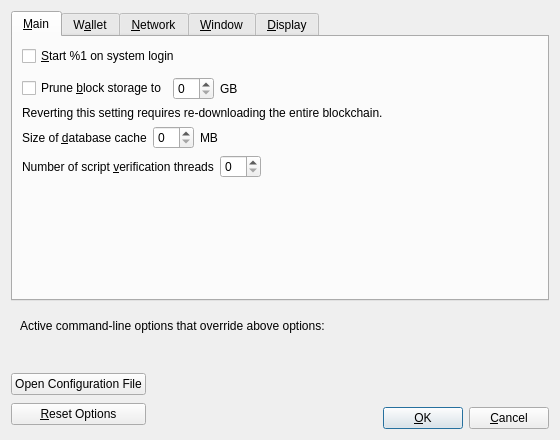
<?xml version="1.0" encoding="UTF-8"?>
<ui version="4.0">
 <class>OptionsDialog</class>
 <widget class="QDialog" name="OptionsDialog">
  <property name="geometry">
   <rect>
    <x>0</x>
    <y>0</y>
    <width>560</width>
    <height>440</height>
   </rect>
  </property>
  <property name="windowTitle">
   <string>Options</string>
  </property>
  <property name="modal">
   <bool>true</bool>
  </property>
  <layout class="QVBoxLayout" name="verticalLayout">
   <item>
    <widget class="QTabWidget" name="tabWidget">
     <property name="currentIndex">
      <number>0</number>
     </property>
     <widget class="QWidget" name="tabMain">
      <attribute name="title">
       <string>&amp;Main</string>
      </attribute>
      <layout class="QVBoxLayout" name="verticalLayout_Main">
       <item>
        <widget class="QCheckBox" name="bitcoinAtStartup">
         <property name="toolTip">
          <string>Automatically start %1 after logging in to the system.</string>
         </property>
         <property name="text">
          <string>&amp;Start %1 on system login</string>
         </property>
        </widget>
       </item>
       <item>
        <spacer name="horizontalSpacer_0_Main">
         <property name="orientation">
          <enum>Qt::Horizontal</enum>
         </property>
         <property name="sizeHint" stdset="0">
          <size>
           <width>40</width>
           <height>5</height>
          </size>
         </property>
        </spacer>
       </item>
       <item>
       <layout class="QHBoxLayout" name="horizontalLayout_Main_Prune">
        <item>
         <widget class="QCheckBox" name="prune">
          <property name="toolTip">
           <string>Disables some advanced features but all blocks will still be fully validated. Reverting this setting requires re-downloading the entire blockchain. Actual disk usage may be somewhat higher.</string>
          </property>
          <property name="text">
           <string>Prune &amp;block storage to</string>
          </property>
         </widget>
        </item>
        <item>
         <widget class="QSpinBox" name="pruneSize"/>
        </item>
         <item>
          <widget class="QLabel" name="pruneSizeUnitLabel">
           <property name="text">
            <string>GB</string>
           </property>
           <property name="textFormat">
            <enum>Qt::PlainText</enum>
           </property>
          </widget>
         </item>
         <item>
          <spacer name="horizontalSpacer_Main_Prune">
           <property name="orientation">
            <enum>Qt::Horizontal</enum>
           </property>
           <property name="sizeHint" stdset="0">
            <size>
             <width>40</width>
             <height>20</height>
            </size>
           </property>
          </spacer>
         </item>
        </layout>
       </item>
       <item>
        <widget class="QLabel" name="pruneWarning">
         <property name="text">
          <string>Reverting this setting requires re-downloading the entire blockchain.</string>
         </property>
         <property name="textFormat">
          <enum>Qt::PlainText</enum>
         </property>
        </widget>
       </item>
       <item>
        <layout class="QHBoxLayout" name="horizontalLayout_2_Main">
         <item>
          <widget class="QLabel" name="databaseCacheLabel">
           <property name="text">
            <string>Size of &amp;database cache</string>
           </property>
           <property name="textFormat">
            <enum>Qt::PlainText</enum>
           </property>
           <property name="buddy">
            <cstring>databaseCache</cstring>
           </property>
          </widget>
         </item>
         <item>
          <widget class="QSpinBox" name="databaseCache"/>
         </item>
         <item>
          <widget class="QLabel" name="databaseCacheUnitLabel">
           <property name="text">
            <string>MB</string>
           </property>
           <property name="textFormat">
            <enum>Qt::PlainText</enum>
           </property>
          </widget>
         </item>
         <item>
          <spacer name="horizontalSpacer_2_Main">
           <property name="orientation">
            <enum>Qt::Horizontal</enum>
           </property>
           <property name="sizeHint" stdset="0">
            <size>
             <width>40</width>
             <height>20</height>
            </size>
           </property>
          </spacer>
         </item>
        </layout>
       </item>
       <item>
        <layout class="QHBoxLayout" name="horizontalLayout_Main_VerifyLabel">
         <item>
          <widget class="QLabel" name="threadsScriptVerifLabel">
           <property name="text">
            <string>Number of script &amp;verification threads</string>
           </property>
           <property name="textFormat">
            <enum>Qt::PlainText</enum>
           </property>
           <property name="buddy">
            <cstring>threadsScriptVerif</cstring>
           </property>
          </widget>
         </item>
         <item>
          <widget class="QSpinBox" name="threadsScriptVerif">
           <property name="toolTip">
            <string>(0 = auto, &lt;0 = leave that many cores free)</string>
           </property>
          </widget>
         </item>
         <item>
          <spacer name="horizontalSpacer_Main_Threads">
           <property name="orientation">
            <enum>Qt::Horizontal</enum>
           </property>
           <property name="sizeHint" stdset="0">
            <size>
             <width>40</width>
             <height>20</height>
            </size>
           </property>
          </spacer>
         </item>
        </layout>
       </item>
       <item>
        <spacer name="verticalSpacer_Main">
         <property name="orientation">
          <enum>Qt::Vertical</enum>
         </property>
         <property name="sizeHint" stdset="0">
          <size>
           <width>20</width>
           <height>40</height>
          </size>
         </property>
        </spacer>
       </item>
      </layout>
     </widget>
     <widget class="QWidget" name="tabWallet">
      <attribute name="title">
       <string>W&amp;allet</string>
      </attribute>
      <layout class="QVBoxLayout" name="verticalLayout_Wallet">
       <item>
        <widget class="QGroupBox" name="groupBox">
         <property name="title">
          <string>Expert</string>
         </property>
         <layout class="QVBoxLayout" name="verticalLayout_2">
          <item>
           <widget class="QCheckBox" name="coinControlFeatures">
            <property name="toolTip">
             <string>Whether to show coin control features or not.</string>
            </property>
            <property name="text">
             <string>Enable coin &amp;control features</string>
            </property>
           </widget>
          </item>
          <item>
           <widget class="QCheckBox" name="spendZeroConfChange">
            <property name="toolTip">
             <string>If you disable the spending of unconfirmed change, the change from a transaction cannot be used until that transaction has at least one confirmation. This also affects how your balance is computed.</string>
            </property>
            <property name="text">
             <string>&amp;Spend unconfirmed change</string>
            </property>
           </widget>
          </item>
          <item>
           <widget class="QCheckBox" name="allowLegacyP2PKH">
            <property name="toolTip">
             <string>Legacy P2PKH addresses are discouraged since their use can result in lost coins. Do not enable this option unless you understand clearly what you are doing.</string>
            </property>
            <property name="text">
             <string>&amp;Allow legacy P2PKH addresses</string>
            </property>
           </widget>
          </item>
         </layout>
        </widget>
       </item>
       <item>
        <spacer name="verticalSpacer_Wallet">
         <property name="orientation">
          <enum>Qt::Vertical</enum>
         </property>
         <property name="sizeHint" stdset="0">
          <size>
           <width>20</width>
           <height>40</height>
          </size>
         </property>
        </spacer>
       </item>
      </layout>
     </widget>
     <widget class="QWidget" name="tabNetwork">
      <attribute name="title">
       <string>&amp;Network</string>
      </attribute>
      <layout class="QVBoxLayout" name="verticalLayout_Network">
       <item>
        <widget class="QCheckBox" name="mapPortUpnp">
         <property name="toolTip">
          <string>Automatically open the DeVault client port on the router. This only works when your router supports UPnP and it is enabled.</string>
         </property>
         <property name="text">
          <string>Map port using &amp;UPnP</string>
         </property>
        </widget>
       </item>
       <item>
        <widget class="QCheckBox" name="mapPortNatpmp">
         <property name="toolTip">
          <string>Automatically open the DeVault client port on the router. This only works when your router supports NAT-PMP and it is enabled. The external port could be random.</string>
         </property>
         <property name="text">
          <string>Map port using NA&amp;T-PMP</string>
         </property>
        </widget>
       </item>
       <item>
        <widget class="QCheckBox" name="allowIncoming">
         <property name="toolTip">
          <string>Accept connections from outside.</string>
         </property>
         <property name="text">
          <string>Allow incomin&amp;g connections</string>
         </property>
        </widget>
       </item>
       <item>
        <widget class="QCheckBox" name="connectSocks">
         <property name="toolTip">
          <string>Connect to the DeVault network through a SOCKS5 proxy.</string>
         </property>
         <property name="text">
          <string>&amp;Connect through SOCKS5 proxy (default proxy):</string>
         </property>
        </widget>
       </item>
       <item>
        <layout class="QHBoxLayout" name="horizontalLayout_1_Network">
         <item>
          <widget class="QLabel" name="proxyIpLabel">
           <property name="text">
            <string>Proxy &amp;IP:</string>
           </property>
           <property name="textFormat">
            <enum>Qt::PlainText</enum>
           </property>
           <property name="buddy">
            <cstring>proxyIp</cstring>
           </property>
          </widget>
         </item>
         <item>
          <widget class="QValidatedLineEdit" name="proxyIp">
           <property name="minimumSize">
            <size>
             <width>140</width>
             <height>0</height>
            </size>
           </property>
           <property name="maximumSize">
            <size>
             <width>140</width>
             <height>16777215</height>
            </size>
           </property>
           <property name="toolTip">
            <string>IP address of the proxy (e.g. IPv4: 127.0.0.1 / IPv6: ::1)</string>
           </property>
          </widget>
         </item>
         <item>
          <widget class="QLabel" name="proxyPortLabel">
           <property name="text">
            <string>&amp;Port:</string>
           </property>
           <property name="textFormat">
            <enum>Qt::PlainText</enum>
           </property>
           <property name="buddy">
            <cstring>proxyPort</cstring>
           </property>
          </widget>
         </item>
         <item>
          <widget class="QLineEdit" name="proxyPort">
           <property name="minimumSize">
            <size>
             <width>55</width>
             <height>0</height>
            </size>
           </property>
           <property name="maximumSize">
            <size>
             <width>55</width>
             <height>16777215</height>
            </size>
           </property>
           <property name="toolTip">
            <string>Port of the proxy (e.g. 9050)</string>
           </property>
          </widget>
         </item>
         <item>
          <spacer name="horizontalSpacer_1_Network">
           <property name="orientation">
            <enum>Qt::Horizontal</enum>
           </property>
           <property name="sizeHint" stdset="0">
            <size>
             <width>40</width>
             <height>20</height>
            </size>
           </property>
          </spacer>
         </item>
        </layout>
       </item>
       <item>
        <layout class="QHBoxLayout" name="horizontalLayout_2_Network">
         <item>
          <widget class="QLabel" name="proxyActiveNets">
           <property name="text">
            <string>Used for reaching peers via:</string>
           </property>
           <property name="textFormat">
            <enum>Qt::PlainText</enum>
           </property>
          </widget>
         </item>
         <item>
          <widget class="QCheckBox" name="proxyReachIPv4">
           <property name="enabled">
            <bool>false</bool>
           </property>
           <property name="toolTip">
            <string>Shows if the supplied default SOCKS5 proxy is used to reach peers via this network type.</string>
           </property>
           <property name="text">
            <string/>
           </property>
          </widget>
         </item>
         <item>
          <widget class="QLabel" name="proxyReachIPv4Label">
           <property name="text">
            <string>IPv4</string>
           </property>
           <property name="textFormat">
            <enum>Qt::PlainText</enum>
           </property>
          </widget>
         </item>
         <item>
          <widget class="QCheckBox" name="proxyReachIPv6">
           <property name="enabled">
            <bool>false</bool>
           </property>
           <property name="toolTip">
            <string>Shows if the supplied default SOCKS5 proxy is used to reach peers via this network type.</string>
           </property>
           <property name="text">
            <string/>
           </property>
          </widget>
         </item>
         <item>
          <widget class="QLabel" name="proxyReachIPv6Label">
           <property name="text">
            <string>IPv6</string>
           </property>
           <property name="textFormat">
            <enum>Qt::PlainText</enum>
           </property>
          </widget>
         </item>
         <item>
          <widget class="QCheckBox" name="proxyReachTor">
           <property name="enabled">
            <bool>false</bool>
           </property>
           <property name="toolTip">
            <string>Shows if the supplied default SOCKS5 proxy is used to reach peers via this network type.</string>
           </property>
           <property name="text">
            <string/>
           </property>
          </widget>
         </item>
         <item>
          <widget class="QLabel" name="proxyReachTorLabel">
           <property name="text">
            <string>Tor</string>
           </property>
           <property name="textFormat">
            <enum>Qt::PlainText</enum>
           </property>
          </widget>
         </item>
         <item>
          <spacer name="horizontalSpacer_2_Network">
           <property name="orientation">
            <enum>Qt::Horizontal</enum>
           </property>
           <property name="sizeHint" stdset="0">
            <size>
             <width>40</width>
             <height>20</height>
            </size>
           </property>
          </spacer>
         </item>
        </layout>
       </item>
       <item>
        <widget class="QCheckBox" name="connectSocksTor">
         <property name="toolTip">
          <string>Connect to the DeVault network through a separate SOCKS5 proxy for Tor onion services.</string>
         </property>
         <property name="text">
          <string>Use separate SOCKS&amp;5 proxy to reach peers via Tor onion services:</string>
         </property>
        </widget>
       </item>
       <item>
        <layout class="QHBoxLayout" name="horizontalLayout_3_Network">
         <item>
          <widget class="QLabel" name="proxyIpTorLabel">
           <property name="text">
            <string>Proxy &amp;IP:</string>
           </property>
           <property name="textFormat">
            <enum>Qt::PlainText</enum>
           </property>
           <property name="buddy">
            <cstring>proxyIpTor</cstring>
           </property>
          </widget>
         </item>
         <item>
          <widget class="QValidatedLineEdit" name="proxyIpTor">
           <property name="minimumSize">
            <size>
             <width>140</width>
             <height>0</height>
            </size>
           </property>
           <property name="maximumSize">
            <size>
             <width>140</width>
             <height>16777215</height>
            </size>
           </property>
           <property name="toolTip">
            <string>IP address of the proxy (e.g. IPv4: 127.0.0.1 / IPv6: ::1)</string>
           </property>
          </widget>
         </item>
         <item>
          <widget class="QLabel" name="proxyPortTorLabel">
           <property name="text">
            <string>&amp;Port:</string>
           </property>
           <property name="textFormat">
            <enum>Qt::PlainText</enum>
           </property>
           <property name="buddy">
            <cstring>proxyPortTor</cstring>
           </property>
          </widget>
         </item>
         <item>
          <widget class="QLineEdit" name="proxyPortTor">
           <property name="minimumSize">
            <size>
             <width>55</width>
             <height>0</height>
            </size>
           </property>
           <property name="maximumSize">
            <size>
             <width>55</width>
             <height>16777215</height>
            </size>
           </property>
           <property name="toolTip">
            <string>Port of the proxy (e.g. 9050)</string>
           </property>
          </widget>
         </item>
         <item>
          <spacer name="horizontalSpacer_4_Network">
           <property name="orientation">
            <enum>Qt::Horizontal</enum>
           </property>
           <property name="sizeHint" stdset="0">
            <size>
             <width>40</width>
             <height>20</height>
            </size>
           </property>
          </spacer>
         </item>
        </layout>
       </item>
       <item>
        <spacer name="verticalSpacer_Network">
         <property name="orientation">
          <enum>Qt::Vertical</enum>
         </property>
         <property name="sizeHint" stdset="0">
          <size>
           <width>20</width>
           <height>40</height>
          </size>
         </property>
        </spacer>
       </item>
      </layout>
     </widget>
     <widget class="QWidget" name="tabWindow">
      <attribute name="title">
       <string>&amp;Window</string>
      </attribute>
      <layout class="QVBoxLayout" name="verticalLayout_Window">
       <item>
        <widget class="QCheckBox" name="hideTrayIcon">
         <property name="toolTip">
          <string>Hide the icon from the system tray.</string>
         </property>
         <property name="text">
          <string>&amp;Hide tray icon</string>
         </property>
        </widget>
       </item>
       <item>
        <widget class="QCheckBox" name="minimizeToTray">
         <property name="toolTip">
          <string>Show only a tray icon after minimizing the window.</string>
         </property>
         <property name="text">
          <string>&amp;Minimize to the tray instead of the taskbar</string>
         </property>
        </widget>
       </item>
       <item>
        <widget class="QCheckBox" name="minimizeOnClose">
         <property name="toolTip">
          <string>Minimize instead of exit the application when the window is closed. When this option is enabled, the application will be closed only after selecting Exit in the menu.</string>
         </property>
         <property name="text">
          <string>M&amp;inimize on close</string>
         </property>
        </widget>
       </item>
       <item>
        <spacer name="verticalSpacer_Window">
         <property name="orientation">
          <enum>Qt::Vertical</enum>
         </property>
         <property name="sizeHint" stdset="0">
          <size>
           <width>20</width>
           <height>40</height>
          </size>
         </property>
        </spacer>
       </item>
      </layout>
     </widget>
     <widget class="QWidget" name="tabDisplay">
      <attribute name="title">
       <string>&amp;Display</string>
      </attribute>
      <layout class="QVBoxLayout" name="verticalLayout_Display">
       <item>
        <layout class="QHBoxLayout" name="horizontalLayout_1_Display">
         <item>
          <widget class="QLabel" name="langLabel">
           <property name="text">
            <string>User Interface &amp;language:</string>
           </property>
           <property name="textFormat">
            <enum>Qt::PlainText</enum>
           </property>
           <property name="buddy">
            <cstring>lang</cstring>
           </property>
          </widget>
         </item>
         <item>
          <widget class="QValueComboBox" name="lang">
           <property name="toolTip">
            <string>The user interface language can be set here. This setting will take effect after restarting %1.</string>
           </property>
          </widget>
         </item>
        </layout>
       </item>
       <item>
        <layout class="QHBoxLayout" name="horizontalLayout_2_Display">
         <item>
          <widget class="QLabel" name="unitLabel">
           <property name="text">
            <string>&amp;Unit to show amounts in:</string>
           </property>
           <property name="textFormat">
            <enum>Qt::PlainText</enum>
           </property>
           <property name="buddy">
            <cstring>unit</cstring>
           </property>
          </widget>
         </item>
         <item>
          <widget class="QValueComboBox" name="unit">
           <property name="toolTip">
            <string>Choose the default subdivision unit to show in the interface and when sending coins.</string>
           </property>
          </widget>
         </item>
        </layout>
       </item>
       <item>
        <layout class="QHBoxLayout" name="horizontalLayout_3_Display">
         <item>
          <widget class="QLabel" name="thirdPartyTxUrlsLabel">
           <property name="toolTip">
            <string>Third party URLs (e.g. a block explorer) that appear in the transactions tab as context menu items. %s in the URL is replaced by transaction hash. Multiple URLs are separated by vertical bar |.</string>
           </property>
           <property name="text">
            <string>&amp;Third party transaction URLs</string>
           </property>
           <property name="buddy">
            <cstring>thirdPartyTxUrls</cstring>
           </property>
          </widget>
         </item>
         <item>
          <widget class="QLineEdit" name="thirdPartyTxUrls">
           <property name="toolTip">
            <string>Third party URLs (e.g. a block explorer) that appear in the transactions tab as context menu items. %s in the URL is replaced by transaction hash. Multiple URLs are separated by vertical bar |.</string>
           </property>
          </widget>
         </item>
        </layout>
       </item>
       <item>
        <spacer name="verticalSpacer_Display">
         <property name="orientation">
          <enum>Qt::Vertical</enum>
         </property>
         <property name="sizeHint" stdset="0">
          <size>
           <width>20</width>
           <height>40</height>
          </size>
         </property>
        </spacer>
       </item>
      </layout>
     </widget>
    </widget>
   </item>
   <item>
    <widget class="QFrame" name="frame">
     <layout class="QVBoxLayout" name="verticalLayout_Bottom">
      <item>
       <layout class="QHBoxLayout" name="horizontalLayout_Bottom">
        <item>
         <widget class="QLabel" name="overriddenByCommandLineInfoLabel">
          <property name="text">
           <string>Active command-line options that override above options:</string>
          </property>
          <property name="textFormat">
           <enum>Qt::PlainText</enum>
          </property>
         </widget>
        </item>
        <item>
         <spacer name="horizontalSpacer_Bottom">
          <property name="orientation">
           <enum>Qt::Horizontal</enum>
          </property>
          <property name="sizeHint" stdset="0">
           <size>
            <width>40</width>
            <height>20</height>
           </size>
          </property>
         </spacer>
        </item>
       </layout>
      </item>
      <item>
       <widget class="QLabel" name="overriddenByCommandLineLabel">
        <property name="text">
         <string/>
        </property>
        <property name="textFormat">
         <enum>Qt::PlainText</enum>
        </property>
        <property name="wordWrap">
         <bool>true</bool>
        </property>
       </widget>
      </item>
     </layout>
    </widget>
   </item>
   <item>
    <layout class="QHBoxLayout" name="horizontalLayout_Buttons">
     <item>
      <layout class="QVBoxLayout" name="verticalLayout_Buttons">
       <item>
        <widget class="QPushButton" name="openBitcoinConfButton">
         <property name="toolTip">
          <string>Open the %1 configuration file from the working directory.</string>
         </property>
         <property name="text">
          <string>Open Configuration File</string>
         </property>
         <property name="autoDefault">
          <bool>false</bool>
         </property>
        </widget>
       </item>
       <item>
        <widget class="QPushButton" name="resetButton">
         <property name="toolTip">
          <string>Reset all client options to default.</string>
         </property>
         <property name="text">
          <string>&amp;Reset Options</string>
         </property>
         <property name="autoDefault">
          <bool>false</bool>
         </property>
        </widget>
       </item>
      </layout>
     </item>
     <item>
      <spacer name="horizontalSpacer_1">
       <property name="orientation">
        <enum>Qt::Horizontal</enum>
       </property>
       <property name="sizeHint" stdset="0">
        <size>
         <width>40</width>
         <height>48</height>
        </size>
       </property>
      </spacer>
     </item>
     <item>
      <widget class="QLabel" name="statusLabel">
       <property name="minimumSize">
        <size>
         <width>200</width>
         <height>0</height>
        </size>
       </property>
       <property name="font">
        <font>
         <weight>75</weight>
         <bold>true</bold>
        </font>
       </property>
       <property name="text">
        <string/>
       </property>
       <property name="textFormat">
        <enum>Qt::PlainText</enum>
       </property>
       <property name="wordWrap">
        <bool>true</bool>
       </property>
      </widget>
     </item>
     <item>
      <spacer name="horizontalSpacer_2">
       <property name="orientation">
        <enum>Qt::Horizontal</enum>
       </property>
       <property name="sizeHint" stdset="0">
        <size>
         <width>40</width>
         <height>48</height>
        </size>
       </property>
      </spacer>
     </item>
     <item>
      <layout class="QVBoxLayout" name="verticalLayout_4">
       <item>
        <spacer name="verticalSpacer">
         <property name="orientation">
          <enum>Qt::Vertical</enum>
         </property>
         <property name="sizeHint" stdset="0">
          <size>
           <width>20</width>
           <height>40</height>
          </size>
         </property>
        </spacer>
       </item>
       <item>
        <layout class="QHBoxLayout" name="horizontalLayout">
         <item>
          <widget class="QPushButton" name="okButton">
           <property name="text">
            <string>&amp;OK</string>
           </property>
           <property name="autoDefault">
            <bool>false</bool>
           </property>
           <property name="default">
            <bool>true</bool>
           </property>
          </widget>
         </item>
         <item>
          <widget class="QPushButton" name="cancelButton">
           <property name="text">
            <string>&amp;Cancel</string>
           </property>
           <property name="autoDefault">
            <bool>false</bool>
           </property>
          </widget>
         </item>
        </layout>
       </item>
      </layout>
     </item>
    </layout>
   </item>
  </layout>
 </widget>
 <customwidgets>
  <customwidget>
   <class>QValidatedLineEdit</class>
   <extends>QLineEdit</extends>
   <header>qt/qvalidatedlineedit.h</header>
  </customwidget>
  <customwidget>
   <class>QValueComboBox</class>
   <extends>QComboBox</extends>
   <header>qt/qvaluecombobox.h</header>
  </customwidget>
 </customwidgets>
 <resources/>
 <connections/>
</ui>
